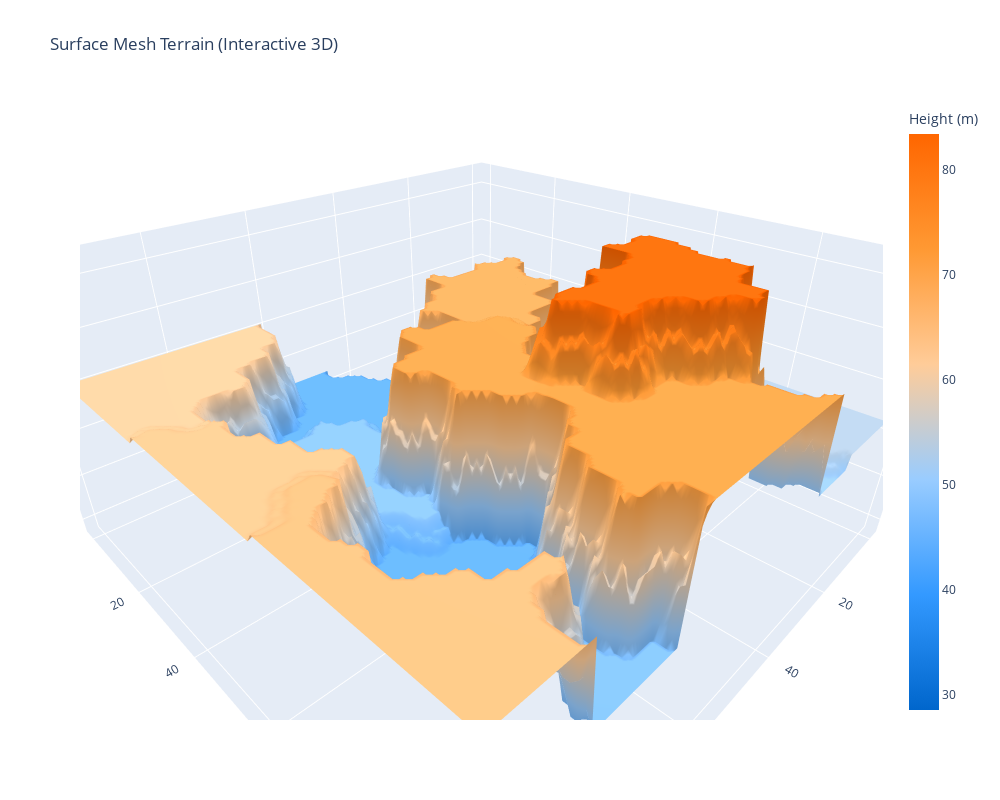

Notebook code cell kept with this figure:
### Markdown cell above
## 4. 表面メッシュ3D可視化

### Code cell
def create_surface_mesh_3d(terrain, resolution=2):
    """表面メッシュのみの3D地形"""
    height, width = terrain.height_map.shape
    
    x = np.arange(0, width, resolution)
    y = np.arange(0, height, resolution)
    X, Y = np.meshgrid(x, y)
    
    Z = terrain.height_map[::resolution, ::resolution]
    
    return X, Y, Z

# カスタムカラースケール：青→オレンジ
blue_orange_scale = [
    [0.0, 'rgb(0, 102, 204)'],      # 深い青
    [0.2, 'rgb(51, 153, 255)'],     # 青
    [0.4, 'rgb(153, 204, 255)'],    # 明るい青
    [0.6, 'rgb(255, 204, 153)'],    # 明るいオレンジ
    [0.8, 'rgb(255, 153, 51)'],     # オレンジ
    [1.0, 'rgb(255, 102, 0)']       # 濃いオレンジ
]

# 表面メッシュを生成
X, Y, Z = create_surface_mesh_3d(terrain, resolution=1)

# Plotlyで表面メッシュ
fig = go.Figure(data=[go.Surface(
    x=X,
    y=Y,
    z=Z,
    colorscale=blue_orange_scale,
    colorbar=dict(title="Height (m)"),
    hovertemplate='X: %{x}<br>Y: %{y}<br>Height: %{z:.1f}m<extra></extra>'
)])

fig.update_layout(
    title='Surface Mesh Terrain (Interactive 3D)',
    scene=dict(
        xaxis_title='X',
        yaxis_title='Y',
        zaxis_title='Height (m)',
        aspectmode='manual',
        aspectratio=dict(x=2, y=2, z=1),
        camera=dict(
            eye=dict(x=1.5, y=1.5, z=1.2)
        )
    ),
    width=1000,
    height=800
)

fig.show()

### Figure 1 — Plotly figure (JSON) as saved in the notebook; plotly's stock layout.template omitted (floating-point values rounded to 4 significant figures; data arrays with more than 128 entries replaced by an {"elided": "..."} marker saying what was removed)
{"data": [{"colorbar": {"title": {"text": "Height (m)"}}, "colorscale": [[0, "rgb(0, 102, 204)"], [0.2, "rgb(51, 153, 255)"], [0.4, "rgb(153, 204, 255)"], [0.6, "rgb(255, 204, 153)"], [0.8, "rgb(255, 153, 51)"], [1, "rgb(255, 102, 0)"]], "hovertemplate": "X: %{x}<br>Y: %{y}<br>Height: %{z:.1f}m<extra></extra>", "type": "surface", "x": {"elided": "100x100 int values"}, "y": {"elided": "100x100 int values"}, "z": {"elided": "100x100 float values"}}], "layout": {"height": 800, "scene": {"aspectmode": "manual", "aspectratio": {"x": 2, "y": 2, "z": 1}, "camera": {"eye": {"x": 1.5, "y": 1.5, "z": 1.2}}, "xaxis": {"title": {"text": "X"}}, "yaxis": {"title": {"text": "Y"}}, "zaxis": {"title": {"text": "Height (m)"}}}, "title": {"text": "Surface Mesh Terrain (Interactive 3D)"}, "width": 1000}}
